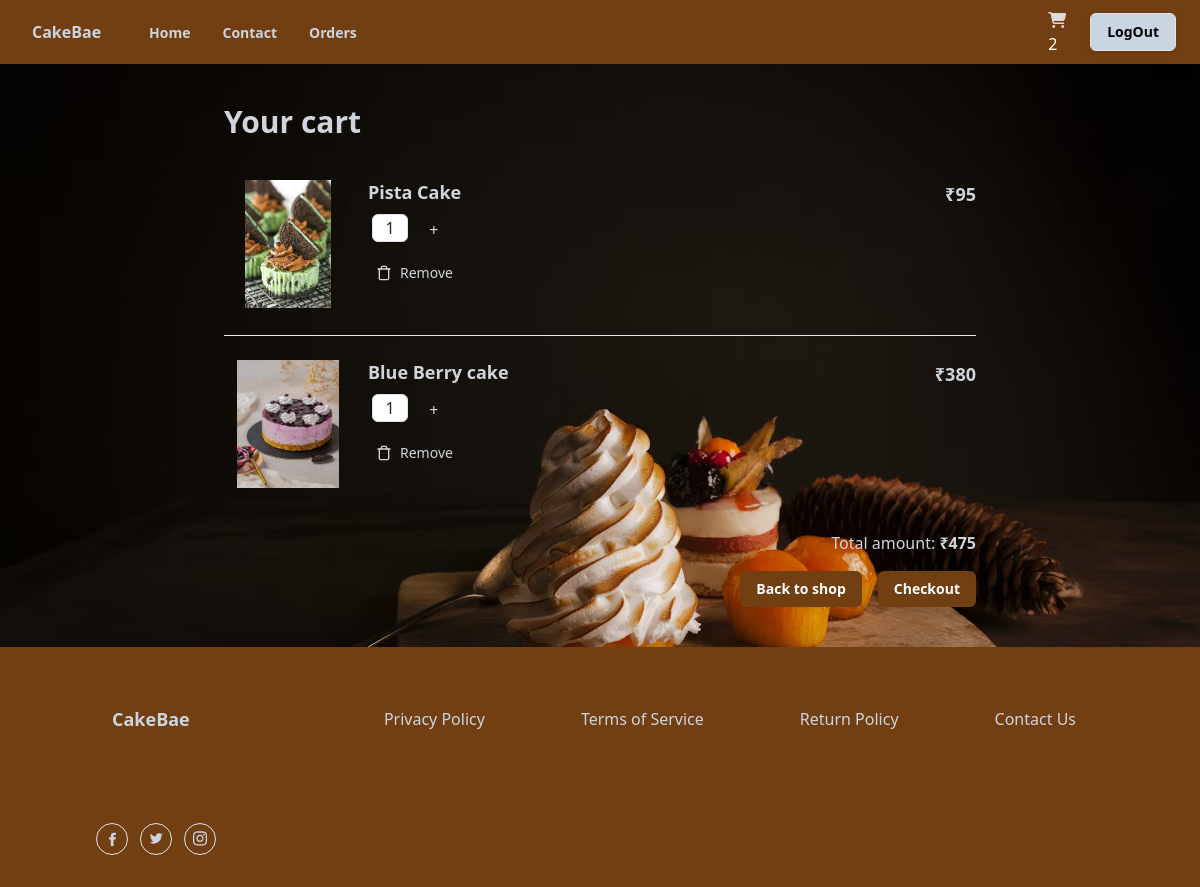
/cakes/basket/items/all/ (signed in), run on the app's committed database.
### shop/models.py (models this page shows, shortened)
class BasketItem(models.Model):
    cake_varient_object=models.ForeignKey(CakeVarient,on_delete=models.CASCADE,related_name="cakevarient")
    qty=models.PositiveIntegerField(default=1)
    basket_object=models.ForeignKey(Basket,on_delete=models.CASCADE,related_name="cartitem")
    occasion_object=models.ForeignKey(Occasion,on_delete=models.CASCADE,null=True)
    is_order_placed=models.BooleanField(default=False)
    created_date=models.DateTimeField(auto_now_add=True)
    updated_date=models.DateTimeField(auto_now=True)
    is_active=models.BooleanField(default=True)
    @property
    def item_total(self):
        return self.qty*self.cake_varient_object.price

class CakeVarient(models.Model):
    cake_object=models.ForeignKey(Cake,on_delete=models.CASCADE,related_name='cakeitem')
    flavour_object=models.ForeignKey(Flavour,on_delete=models.CASCADE,)
    category_object=models.ForeignKey(Category,on_delete=models.CASCADE,name="cakecategory")
    image=models.ImageField(upload_to="cake_images",default="default.jpg",null=True,blank=True)
    shape_options=(
        ("Round","Round"),
        ("Square","Square"),
        ("Rectangle","Rectangle"),
        ("Heart","Heart"),
        ("Custom","Custom"),
   )
    shape=models.CharField(max_length=150,choices=shape_options,default="custom")
    weight_options=(
        ("250gm","250gm"),
        ("500gm","500gm"),
        ("1kg","1kg"),
        ("2kg","2kg"),
        ("Custom","Custom"),
    )
    weight=models.CharField(max_length=150,choices=weight_options,default="500")
    price=models.PositiveIntegerField()
    created_date=models.DateTimeField(auto_now_add=True)
    updated_date=models.DateTimeField(auto_now=True)
    is_active=models.BooleanField(default=True)

class Cake(models.Model):
    name=models.CharField(max_length=150,unique=True)
    occasion_object=models.ManyToManyField(Occasion)
    created_date=models.DateTimeField(auto_now_add=True)
    updated_date=models.DateTimeField(auto_now=True)
    is_active=models.BooleanField(default=True)

class Basket(models.Model):
    owner=models.OneToOneField(User,on_delete=models.CASCADE,related_name="cart")
    created_date=models.DateTimeField(auto_now_add=True)
    updated_date=models.DateTimeField(auto_now=True)
    is_active=models.BooleanField(default=True)
    @property
    def cart_items(self):
        return self.cartitem.filter(is_order_placed=False)
    @property
    def cart_item_count(self):
        return self.cart_items.count()
    @property
    def basket_total(self):
        basket_item=self.cart_items
        if basket_item:
            total=sum([bi.item_total for bi in basket_item])
            return total
        return 0

### shop/views.py (the view)
# urls.py: path("cakes/basket/items/all/",views.BasketItemListView.as_view(),name="basket-items"),
@method_decorator([signin_required,never_cache],name="dispatch")
class BasketItemListView(View):
    def get(self,request,*args,**kwargs):
        qs=request.user.cart.cartitem.filter(is_order_placed=False)
        return render(request,"cart_list.html",{"data":qs})

### shop/context_processors.py (called while the page is built)
def basket_count(request):
    if request.user.is_authenticated:
        count=request.user.cart.cart_item_count
        return {"cart_count":count}
    else:
        return {"cart_count":0}

### shop/templates/cart_list.html (shortened to what this page needs)
{%extends 'base.html'%}
{%block main_block%}
<div class="container-fluid "
  style="background-image: url('/img/f.avif');background-repeat: no-repeat;background-size:cover;min-height: 500px;">
  <div class="mx-auto flex max-w-3xl flex-col space-y-4 p-6 px-2 sm:p-10 sm:px-2" >
    <h2 class="text-3xl font-bold text-gray-300">Your cart</h2>
    <ul class="flex flex-col divide-y divide-gray-200">
      {%for bi in data%}
      <li class="flex flex-col py-6 sm:flex-row sm:justify-between">
        <div class="flex w-full space-x-2 sm:space-x-4">
          <img
            class="h-20 w-20 flex-shrink-0 rounded object-contain outline-none dark:border-transparent sm:h-32 sm:w-32"
            src="{{bi.cake_varient_object.image.url}}"
            alt="Nike Air Force 1 07 LV8"
          />
          <div class="flex w-full flex-col justify-between pb-4">
            <div class="flex w-full justify-between space-x-2 pb-2">
              <div class="space-y-1">
                <h3 class="text-lg font-semibold leading-snug sm:pr-8 text-gray-300">
                  {{bi.cake_varient_object.cake_object.name}}
                </h3>
                <form action="{%url 'editcart-qty' bi.id%}" method="post">
                <input
                type="text"
                class="mx-1 h-7 w-9 rounded-md border text-center"
                value="{{bi.qty}}"
                disabled
                />
                <button
                  type="submit"
                  class="py-2 btn text-gray-300"
                  name="counterbutton"
                  value="+"
                >
                  +
                </button>
              </form>
              </div>
              <div class="text-right text-gray-300">
                <p class="text-lg font-semibold">₹{{bi.item_total}}</p>
              </div>
            </div>
            <div class="flex divide-x text-sm">
              <button
                type="submit"
                class="flex items-center space-x-2 px-2 py-1 pl-0 text-gray-300 "
              >
                <svg
                  xmlns="http://www.w3.org/2000/svg"
                  width="16"
                  height="16"
                  viewBox="0 0 24 24"
                  fill="none"
                  stroke="currentColor"
                  stroke-width="2"
                  stroke-linecap="round"
                  stroke-linejoin="round"
                  class="lucide lucide-trash"
                >
                <a href="{%url 'basket-item-remove' bi.id%}"></a>
                  <path d="M3 6h18"></path>
                  <path d="M19 6v14c0 1-1 2-2 2H7c-1 0-2-1-2-2V6"></path>
                  <path d="M8 6V4c0-1 1-2 2-2h4c1 0 2 1 2 2v2"></path>
                </svg>
                <a href="{%url 'basket-item-remove' bi.id%}" class="text-gray-300">Remove</a>
              </button>
            </div>
          </div>
        </div>
      </li>
      {%endfor%}
    </ul>
    <div class="space-y-1 text-right text-gray-300">
      <p>
        Total amount:<span class="font-semibold"> ₹{{request.user.cart.basket_total}}</span>
      </p>
    </div>
    <div class="flex justify-end space-x-4">
      <button
        type="button"
        class="rounded-md bg-yellow-900 px-3 py-2 text-sm font-semibold text-white shadow-sm hover:bg-yellow-900/80 focus-visible:outline focus-visible:outline-2 focus-visible:outline-offset-2 focus-visible:outline-black"
      >
        <a href="{%url 'index'%}">Back to shop</a>
      </button>
      <button
        type="submit"
        class="rounded-md bg-yellow-900 px-3 py-2 text-sm font-semibold text-white shadow-sm hover:bg-yellow-900/80 focus-visible:outline focus-visible:outline-2 focus-visible:outline-offset-2 focus-visible:outline-black"
      >
        <a href="{%url 'checkout'%}">Checkout</a>
      </button>
    </div>
  </div>
</div>
{%endblock%}

### data on the page
BasketItem: cake_varient_object.image (picture), cake_varient_object.cake_object.name "Pista Cake", qty "1", item_total "95"
BasketItem: cake_varient_object.image (picture), cake_varient_object.cake_object.name "Blue Berry cake", qty "1", item_total "380"

### other printed values
{{ cart_count }} "2"
{{ request.user.cart.basket_total }} "475"
